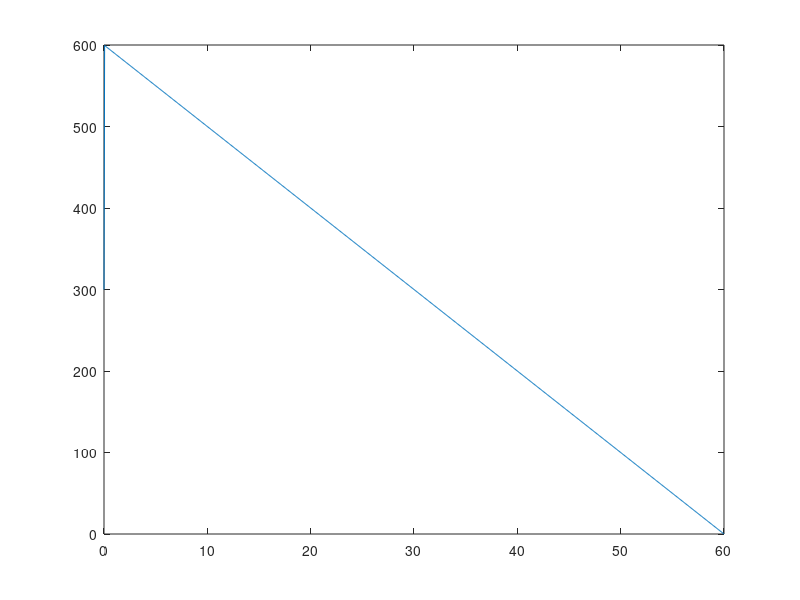

Write the MATLAB code that produced this figure.
%function[u]=barraCargaLineal(nElementos,loadFunction)
clear all
close all
clc


%%Datos geom?tricos y del material
nElementos=1000; %borrar
area = 2; % en in2
totalLength = 60;  % en in
E = 3E6;  % psi

%% Coordenadas, elementos y funcion de carga

x1 = 1:1:nElementos;
x2 = 2:1:nElementos+1;

dofPerNode = 1;

elementos = [x1' x2'];

nNodos = nElementos+1;

nodos = linspace(0,totalLength,nNodos);

Px =@(x) 600-10*x;%loadFunction; % Carga variable dependiente de x


%% Construccion de la matriz global


kGenerica =[1 -1;-1 1];
kGlobal = sparse(dofPerNode*nNodos,dofPerNode*nNodos);
loadVector = sparse(nNodos,1);


for(i = 1:nElementos)
    
    longitudElemento=nodos(i+1)-nodos(i);
    k = ((area*E)/longitudElemento);
    kLocal =k*kGenerica;
    
    kGlobal([i,i+1],[i,i+1]) = kGlobal([i,i+1],[i,i+1]) + kLocal;
    
    q = (Px(nodos(i))+ Px(nodos(i+1)))/2;  % Carga promedio sobre el elemento
    loadVector(i) = loadVector(i) + q/2;    % Divido la carga sobre el elemento entre sus nodos
    loadVector(i+1) = loadVector(i+1) + q/2;  
end


%% Vector de cargas
    
kReducida = kGlobal(2:end,2:end);
loadVectorReducido = loadVector(2:end);
D=sparse(nNodos,1);
D=kReducida\loadVectorReducido;
u=D(end)
a=nElementos/u

plot(nodos,loadVector)
    
    
    
 





